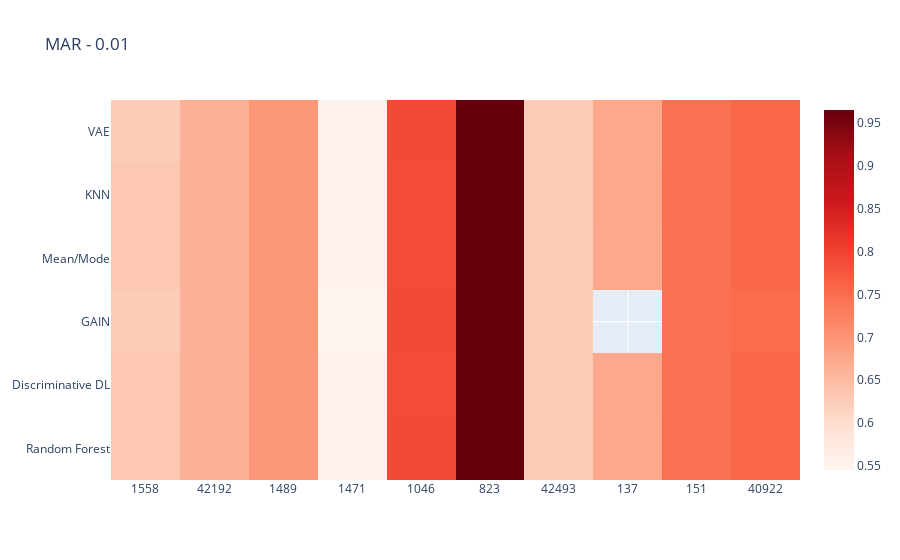
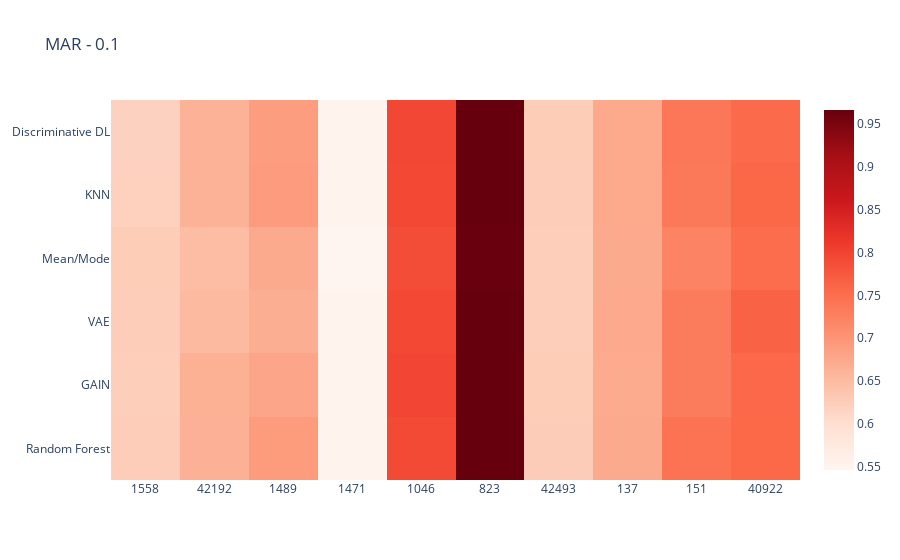
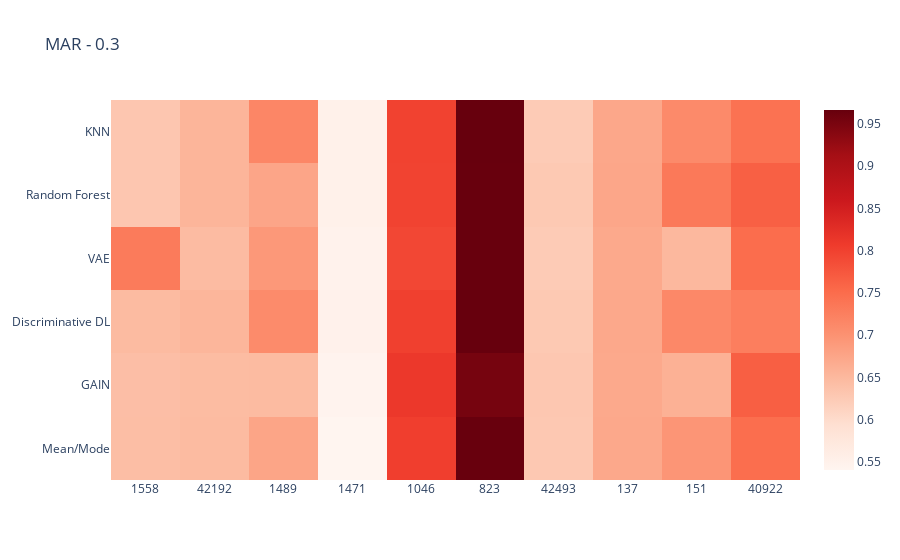
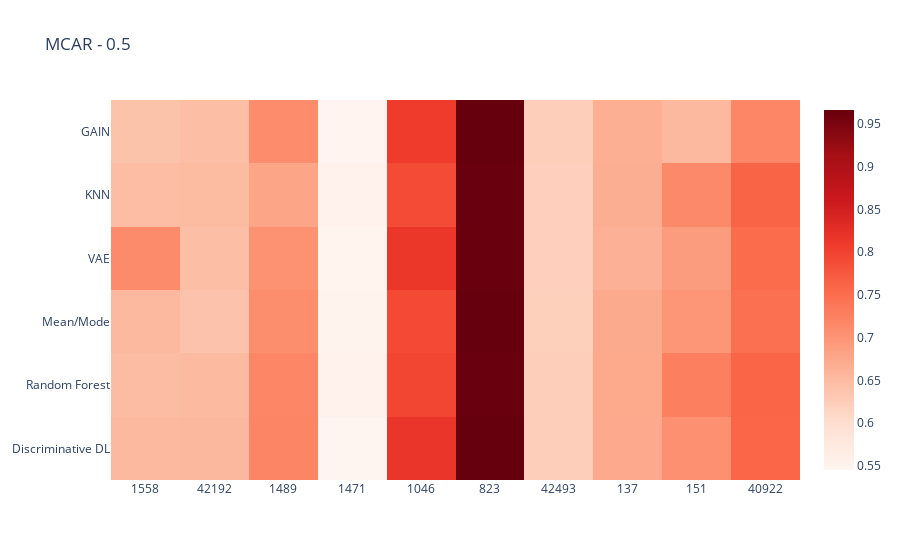

The cell these charts' notebook holds for them, in order:
### Code cell
# Get a dataframe for each "Data_Constellation"
# Hier mit Variablen arbeiten -> Liste mit Konstellationen

# Hier eventuell for schleife, etc


# drop unneccessary columns

#df_heat = downstream_results_rank
#df_heat.drop(["Missing Type", "Missing Fraction", "Column", "result_type", "metric", "Baseline", "Imputed", "Corrupted", "Unnamed: 0", "Unnamed: 0", "name", "NumberOfClasses", "MajorityClassSize", "MinorityClassSize"], axis=1, inplace=True)

#df_heat['Improvement'] = df_heat['Improvement']
df_heat = df_heat.astype({"Task":"string"})

#mar001.drop(["Missing Type", "Missing Fraction", "Column", "result_type", "metric", "Baseline", "Imputed", "Corrupted", "Unnamed: 0"], axis=1, inplace=True)

data_constellations = ['MAR - 0.01', 'MAR - 0.1', 'MAR - 0.3', 'MCAR - 0.5', 'MCAR - 0.01', 'MCAR - 0.1', 'MCAR - 0.3', 'MCAR - 0.5', 'MNAR - 0.01', 'MNAR - 0.1', 'MNAR - 0.3', 'MNAR - 0.5']


for i in data_constellations:
    data_constel = df_heat.loc[df_heat['Data_Constellation'] == i]

    ### uncomment whatever you want to investigate

    ## sort by amount datapoints (ascending)
    data_constel = data_constel.sort_values(by=['NumberOfInstances'])

    ## sort by amount of features (ascending)
    #data_constel = data_constel.sort_values(by=['NumberOfFeatures'])

    ## sort by amount of datapoints and features (ascending)
    #data_constel = data_constel.sort_values(by=['NumberOfInstances', 'NumberOfFeatures'])

    ## sort by amount of categorical features and datapoints (ascending)
    #data_constel = data_constel.sort_values(by=['NumberOfCategoricalFeatures', 'NumberOfInstances'])

    ## sort by amount of numerical features and datapoints (ascending)
    #data_constel = data_constel.sort_values(by=['NumberOfNumericFeatures', 'NumberOfInstances'])
    
    Dataset_number = data_constel["Task"]
    Imputation_Method = data_constel["Imputation_Method"]
    Improvement = data_constel["Imputed"]
    

    trace = go.Heatmap(
                   z=Improvement,
                   x=Dataset_number,
                   y=Imputation_Method,
                   type = 'heatmap',
                    autocolorscale= False,
                    colorscale = 'Reds',
                    #zmid=0,
                    #hoverinfo='text',
                    #text=hovertext
                    )
    data = [trace]
    fig = go.Figure(data=data)
    fig.update_layout(
        title=i,
        xaxis_nticks=36)
    fig.show()

### Figure 1 — Plotly figure (JSON) as saved in the notebook; plotly's stock layout.template omitted (floating-point values rounded to 4 significant figures)
{"data": [{"autocolorscale": false, "colorscale": [[0, "rgb(255,245,240)"], [0.125, "rgb(254,224,210)"], [0.25, "rgb(252,187,161)"], [0.375, "rgb(252,146,114)"], [0.5, "rgb(251,106,74)"], [0.625, "rgb(239,59,44)"], [0.75, "rgb(203,24,29)"], [0.875, "rgb(165,15,21)"], [1, "rgb(103,0,13)"]], "type": "heatmap", "x": ["1558", "1558", "1558", "1558", "1558", "1558", "42192", "42192", "42192", "42192", "42192", "42192", "1489", "1489", "1489", "1489", "1489", "1489", "1471", "1471", "1471", "1471", "1471", "1471", "1046", "1046", "1046", "1046", "1046", "1046", "823", "823", "823", "823", "823", "823", "42493", "42493", "42493", "42493", "42493", "42493", "137", "137", "137", "137", "137", "151", "151", "151", "151", "151", "151", "40922", "40922", "40922", "40922", "40922", "40922"], "y": ["Random Forest", "Discriminative DL", "GAIN", "Mean/Mode", "KNN", "VAE", "Discriminative DL", "KNN", "Mean/Mode", "GAIN", "Random Forest", "VAE", "GAIN", "VAE", "Mean/Mode", "KNN", "Random Forest", "Discriminative DL", "Mean/Mode", "Discriminative DL", "VAE", "Random Forest", "GAIN", "KNN", "Discriminative DL", "KNN", "GAIN", "VAE", "Random Forest", "Mean/Mode", "Discriminative DL", "VAE", "Random Forest", "Mean/Mode", "GAIN", "KNN", "KNN", "Random Forest", "Mean/Mode", "Discriminative DL", "VAE", "GAIN", "Mean/Mode", "Discriminative DL", "VAE", "KNN", "Random Forest", "VAE", "Mean/Mode", "Discriminative DL", "KNN", "Random Forest", "GAIN", "Discriminative DL", "Random Forest", "KNN", "Mean/Mode", "VAE", "GAIN"], "z": [0.6317, 0.6317, 0.6256, 0.6317, 0.6317, 0.6256, 0.6638, 0.6637, 0.6635, 0.6627, 0.6627, 0.6629, 0.697, 0.6967, 0.6964, 0.6961, 0.695, 0.6947, 0.5519, 0.5516, 0.5516, 0.5516, 0.5452, 0.5516, 0.7901, 0.7903, 0.7907, 0.7906, 0.7912, 0.7903, 0.9654, 0.9654, 0.9654, 0.9654, 0.9654, 0.9654, 0.6256, 0.6264, 0.6264, 0.6265, 0.6268, 0.6266, 0.6741, 0.6743, 0.6745, 0.6748, 0.6748, 0.745, 0.7454, 0.7458, 0.7461, 0.747, 0.7463, 0.7576, 0.7575, 0.7575, 0.7575, 0.7571, 0.752]}], "layout": {"title": {"text": "MAR - 0.01"}, "xaxis": {"nticks": 36}}}

### Figure 2 — Plotly figure (JSON) as saved in the notebook; plotly's stock layout.template omitted (floating-point values rounded to 4 significant figures)
{"data": [{"autocolorscale": false, "colorscale": [[0, "rgb(255,245,240)"], [0.125, "rgb(254,224,210)"], [0.25, "rgb(252,187,161)"], [0.375, "rgb(252,146,114)"], [0.5, "rgb(251,106,74)"], [0.625, "rgb(239,59,44)"], [0.75, "rgb(203,24,29)"], [0.875, "rgb(165,15,21)"], [1, "rgb(103,0,13)"]], "type": "heatmap", "x": ["1558", "1558", "1558", "1558", "1558", "1558", "42192", "42192", "42192", "42192", "42192", "42192", "1489", "1489", "1489", "1489", "1489", "1489", "1471", "1471", "1471", "1471", "1471", "1471", "1046", "1046", "1046", "1046", "1046", "1046", "823", "823", "823", "823", "823", "823", "42493", "42493", "42493", "42493", "42493", "42493", "137", "137", "137", "137", "137", "137", "151", "151", "151", "151", "151", "151", "40922", "40922", "40922", "40922", "40922", "40922"], "y": ["Random Forest", "GAIN", "VAE", "Mean/Mode", "KNN", "Discriminative DL", "GAIN", "Random Forest", "Discriminative DL", "KNN", "VAE", "Mean/Mode", "Random Forest", "VAE", "GAIN", "KNN", "Discriminative DL", "Mean/Mode", "Random Forest", "KNN", "GAIN", "Discriminative DL", "Mean/Mode", "VAE", "Discriminative DL", "KNN", "VAE", "Mean/Mode", "GAIN", "Random Forest", "GAIN", "VAE", "Discriminative DL", "Random Forest", "KNN", "Mean/Mode", "Mean/Mode", "VAE", "KNN", "GAIN", "Random Forest", "Discriminative DL", "GAIN", "Mean/Mode", "Random Forest", "VAE", "Discriminative DL", "KNN", "Mean/Mode", "GAIN", "Random Forest", "Discriminative DL", "KNN", "VAE", "VAE", "KNN", "Random Forest", "GAIN", "Discriminative DL", "Mean/Mode"], "z": [0.6256, 0.6239, 0.6256, 0.626, 0.6197, 0.6193, 0.6642, 0.6634, 0.6629, 0.6626, 0.6509, 0.6479, 0.6909, 0.6681, 0.6791, 0.6916, 0.6893, 0.6726, 0.5516, 0.5516, 0.5512, 0.5513, 0.5461, 0.5518, 0.7952, 0.7943, 0.7943, 0.7889, 0.7973, 0.7921, 0.9665, 0.9665, 0.9661, 0.9661, 0.9661, 0.9654, 0.6244, 0.6244, 0.6253, 0.6262, 0.627, 0.6263, 0.6719, 0.6733, 0.6735, 0.6739, 0.6742, 0.6743, 0.7221, 0.7324, 0.7439, 0.7398, 0.7382, 0.7332, 0.765, 0.7591, 0.7572, 0.7572, 0.7567, 0.7526]}], "layout": {"title": {"text": "MAR - 0.1"}, "xaxis": {"nticks": 36}}}

### Figure 3 — Plotly figure (JSON) as saved in the notebook; plotly's stock layout.template omitted (floating-point values rounded to 4 significant figures)
{"data": [{"autocolorscale": false, "colorscale": [[0, "rgb(255,245,240)"], [0.125, "rgb(254,224,210)"], [0.25, "rgb(252,187,161)"], [0.375, "rgb(252,146,114)"], [0.5, "rgb(251,106,74)"], [0.625, "rgb(239,59,44)"], [0.75, "rgb(203,24,29)"], [0.875, "rgb(165,15,21)"], [1, "rgb(103,0,13)"]], "type": "heatmap", "x": ["1558", "1558", "1558", "1558", "1558", "1558", "42192", "42192", "42192", "42192", "42192", "42192", "1489", "1489", "1489", "1489", "1489", "1489", "1471", "1471", "1471", "1471", "1471", "1471", "1046", "1046", "1046", "1046", "1046", "1046", "823", "823", "823", "823", "823", "823", "42493", "42493", "42493", "42493", "42493", "42493", "137", "137", "137", "137", "137", "137", "151", "151", "151", "151", "151", "151", "40922", "40922", "40922", "40922", "40922", "40922"], "y": ["Mean/Mode", "GAIN", "Discriminative DL", "VAE", "Random Forest", "KNN", "Random Forest", "KNN", "Discriminative DL", "Mean/Mode", "VAE", "GAIN", "Discriminative DL", "GAIN", "Mean/Mode", "KNN", "VAE", "Random Forest", "KNN", "Discriminative DL", "GAIN", "VAE", "Mean/Mode", "Random Forest", "Mean/Mode", "Discriminative DL", "KNN", "VAE", "GAIN", "Random Forest", "KNN", "Discriminative DL", "VAE", "Mean/Mode", "Random Forest", "GAIN", "KNN", "VAE", "Discriminative DL", "Random Forest", "GAIN", "Mean/Mode", "GAIN", "VAE", "Mean/Mode", "Discriminative DL", "KNN", "Random Forest", "VAE", "GAIN", "Random Forest", "Discriminative DL", "KNN", "Mean/Mode", "GAIN", "Random Forest", "VAE", "Mean/Mode", "KNN", "Discriminative DL"], "z": [0.6429, 0.6418, 0.6474, 0.7308, 0.6306, 0.6305, 0.6549, 0.6547, 0.6532, 0.6473, 0.6463, 0.6459, 0.709, 0.6467, 0.6758, 0.716, 0.6926, 0.6753, 0.5516, 0.5493, 0.5441, 0.547, 0.5403, 0.5516, 0.8033, 0.8013, 0.7992, 0.7934, 0.8111, 0.7981, 0.9666, 0.9663, 0.9659, 0.9657, 0.9654, 0.9534, 0.6239, 0.6242, 0.6268, 0.6273, 0.629, 0.6279, 0.6702, 0.6704, 0.6717, 0.6721, 0.6729, 0.6741, 0.6502, 0.66, 0.7336, 0.7141, 0.711, 0.6961, 0.7657, 0.7646, 0.75, 0.7479, 0.7426, 0.7262]}], "layout": {"title": {"text": "MAR - 0.3"}, "xaxis": {"nticks": 36}}}

### Figure 4 — Plotly figure (JSON) as saved in the notebook; plotly's stock layout.template omitted (floating-point values rounded to 4 significant figures)
{"data": [{"autocolorscale": false, "colorscale": [[0, "rgb(255,245,240)"], [0.125, "rgb(254,224,210)"], [0.25, "rgb(252,187,161)"], [0.375, "rgb(252,146,114)"], [0.5, "rgb(251,106,74)"], [0.625, "rgb(239,59,44)"], [0.75, "rgb(203,24,29)"], [0.875, "rgb(165,15,21)"], [1, "rgb(103,0,13)"]], "type": "heatmap", "x": ["1558", "1558", "1558", "1558", "1558", "1558", "42192", "42192", "42192", "42192", "42192", "42192", "1489", "1489", "1489", "1489", "1489", "1489", "1471", "1471", "1471", "1471", "1471", "1471", "1046", "1046", "1046", "1046", "1046", "1046", "823", "823", "823", "823", "823", "823", "42493", "42493", "42493", "42493", "42493", "42493", "137", "137", "137", "137", "137", "137", "151", "151", "151", "151", "151", "151", "40922", "40922", "40922", "40922", "40922", "40922"], "y": ["Discriminative DL", "Random Forest", "Mean/Mode", "VAE", "KNN", "GAIN", "Discriminative DL", "Random Forest", "KNN", "GAIN", "VAE", "Mean/Mode", "Random Forest", "KNN", "Mean/Mode", "Discriminative DL", "GAIN", "VAE", "KNN", "Mean/Mode", "GAIN", "VAE", "Discriminative DL", "Random Forest", "VAE", "GAIN", "Random Forest", "KNN", "Discriminative DL", "Mean/Mode", "Discriminative DL", "Mean/Mode", "GAIN", "VAE", "Random Forest", "KNN", "Mean/Mode", "VAE", "KNN", "GAIN", "Random Forest", "Discriminative DL", "VAE", "GAIN", "KNN", "Mean/Mode", "Discriminative DL", "Random Forest", "GAIN", "VAE", "Random Forest", "KNN", "Discriminative DL", "Mean/Mode", "KNN", "Random Forest", "Discriminative DL", "VAE", "Mean/Mode", "GAIN"], "z": [0.6528, 0.6484, 0.653, 0.7124, 0.6474, 0.6397, 0.6537, 0.652, 0.6496, 0.6451, 0.6445, 0.6401, 0.7187, 0.6791, 0.7088, 0.7197, 0.7109, 0.703, 0.5516, 0.5496, 0.5475, 0.5479, 0.5451, 0.5516, 0.8142, 0.8084, 0.7964, 0.7899, 0.8163, 0.7922, 0.9662, 0.9661, 0.9659, 0.9656, 0.9656, 0.9654, 0.6209, 0.6216, 0.6216, 0.6225, 0.624, 0.624, 0.6633, 0.6659, 0.6676, 0.6717, 0.673, 0.6734, 0.6527, 0.6896, 0.7284, 0.7141, 0.7061, 0.698, 0.7629, 0.7611, 0.7606, 0.7536, 0.7472, 0.7185]}], "layout": {"title": {"text": "MCAR - 0.5"}, "xaxis": {"nticks": 36}}}
